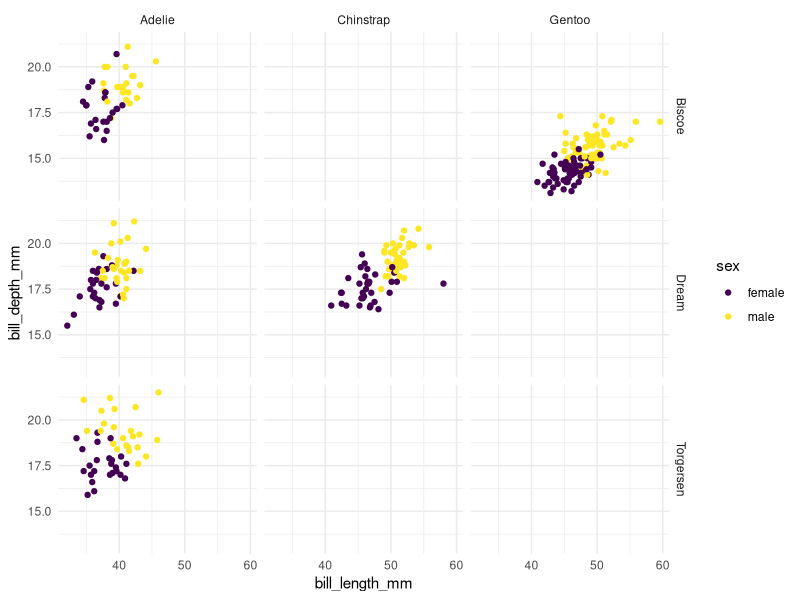
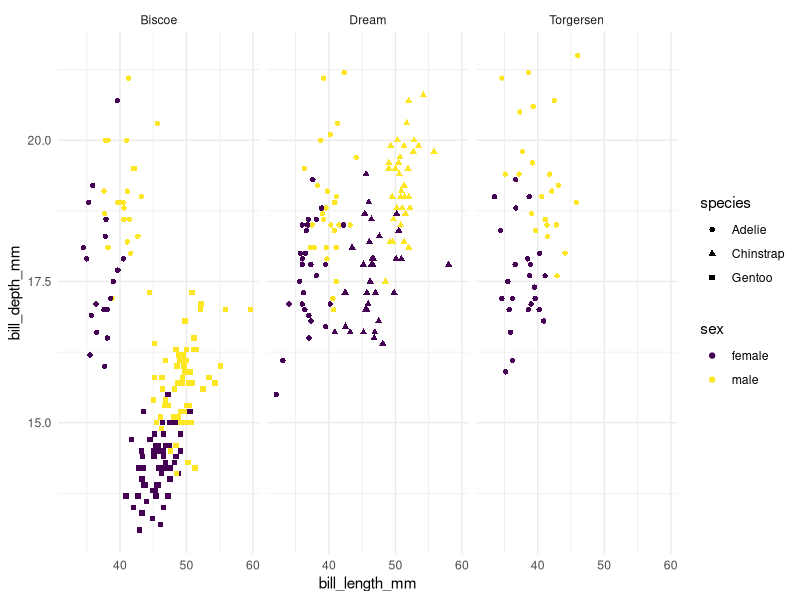

The R source for these figures, in order: (Note: this script raises an error after producing the figures.)
## ---- chunk 1
library(palmerpenguins)
library(tidyverse)
penguins <- penguins |> mutate(species_island_sex = interaction(species, 
                                                                island,
                                                                sex))
ggplot(data = penguins |>
         filter(!is.na(sex)), aes(x = bill_length_mm, y = bill_depth_mm)) +
  geom_point(aes(colour = sex)) +
  facet_grid(island ~ species) +
  scale_colour_viridis_d() +
  theme_minimal()

ggplot(data = penguins |>
         filter(!is.na(sex)), aes(x = bill_length_mm, y = bill_depth_mm)) +
  geom_point(aes(colour = sex, shape = species)) +
  facet_wrap(vars(island)) +
  scale_colour_viridis_d() +
  theme_minimal()



## ---- chunk 2

ggplot(data = hpi_df, aes(x = Footprint, y = Wellbeing, colour = Region)) +
  geom_point()
